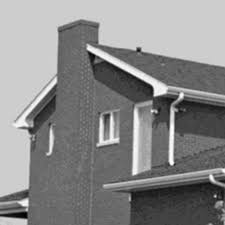
#> input picture Assignments/HW1/TestCorners.jpeg, 225 x 225 px
$ python -i script.py   (imports and definitions only)
#> lines starting #> are read from the running program, lines starting #| are printed output that depends on the picture; after the words box and inside, x2 and y2 are one past the last pixel; in counts of white or black regions, pixels touching at a corner belong together
### Assignments/HW2/library.py
import numpy as np
import cv2
import math

def inrange(q0,i,q1,j,h,w):
  if (q0+i>=h) or (q0+i)<0 or (q1+j>=w) or (q1+j<0):
    return 0
  else:
    return 1

# [47 lines left out: functions click_event, floodfill, floodfill_separate, not called in this run]

def floodfill_separate_dt(image,outimg,height,width,seedx,seedy,new_color):
  """seedx is column, seedy is row"""
  frontier=[]
  old_color=image[seedy][seedx]
  if(old_color==new_color):
    return
  frontier.append([seedy,seedx])
  outimg[seedy][seedx] = new_color
  while len(frontier)!=0:
    q = frontier.pop(len(frontier)-1)
    for i in range(-1,2):
      for j in range(-1,2):
        if inrange(q[0],i,q[1],j,height,width):
          if image[q[0]+i][q[1]+j] == old_color and outimg[q[0]+i][q[1]+j]!=new_color:
            frontier.append([q[0]+i,q[1]+j])
            outimg[q[0]+i][q[1]+j]=new_color

  return outimg


# [18 lines left out: function Double_Threshold, not called in this run]


def CC_FloodFill(img,height,width):
  outimg = np.zeros((height,width),dtype=int)
  label = 40
  components=0
  comp_labels=[]
  for i in range(0,height):
    for j in range(0,width):
      if img[i][j]==255 and outimg[i][j]==0:
        outimg=floodfill_separate_dt(img,outimg,height,width,j,i,label)
        comp_labels.append(label)
        components = components + 1
        label = label + 20

  return components,comp_labels,outimg


def Region_Properties2(img,hsvimg,height,width,num_comps,comp_labels):

  lambda1=[0]*num_comps
  lambda2=[0]*num_comps
  theta=[0]*num_comps

  m10=[0]*num_comps
  m01=[0]*num_comps
  m00=[0]*num_comps
  m11=[0]*num_comps
  mu11=[0]*num_comps
  m02=[0]*num_comps
  m20=[0]*num_comps
  mu02=[0]*num_comps
  mu20=[0]*num_comps
  xc=[0]*num_comps
  yc=[0]*num_comps
  avg_hue=[0]*num_comps
  avg_sat=[0]*num_comps

  for index in range(0,num_comps):
    comp=comp_labels[index]
    rows,cols=np.where(img==comp)

    for(i,j) in zip(rows,cols):
      m10[index]=m10[index]+i
      m01[index]=m01[index]+j
      m00[index]=m00[index]+1
      m11[index]=m11[index]+i*j
      m02[index] = m02[index]+j*j
      m20[index] = m20[index]+i*i
      avg_hue[index] = avg_hue[index]+hsvimg[i,j,0]
      avg_sat[index] = avg_sat[index]+hsvimg[i,j,1]
    i=index
    avg_hue[i]=avg_hue[i]/m00[i]
    avg_sat[i]=avg_sat[i]/m00[i]
    xc[i]=m10[i]/m00[i]
    yc[i]=m01[i]/m00[i]
    mu20[i]=m20[i]-xc[i]*m10[i]
    mu02[i]=m02[i]-yc[i]*m01[i]
    mu11[i]=m11[i]-yc[i]*m10[i]
    lambda1[i]=(1/(2*m00[i]))*(mu20[i]+mu02[i]+math.sqrt((mu20[i]-mu02[i])**2+4*(mu11[i]**2)))
    lambda2[i]=(1/(2*m00[i]))*(mu20[i]+mu02[i]-math.sqrt((mu20[i]-mu02[i])**2+4*(mu11[i]**2)))
    theta[i]=0.5*math.atan2(2*mu11[i],mu20[i]-mu02[i])

#     print("component " + str(comp_labels[i]) + " center: "+str(xc[i])+","+str(yc[i]))


  return m00,xc,yc,lambda1,lambda2,theta,avg_hue,avg_sat

# [102 lines left out: functions isFrontOn, isLeftOn, moveFwd, WallFollow2, not called in this run]


### Assignments/HW2/script.py
#Coding Credits: ECPE 124/293 students Zhao Do and Robert Miller
#Instructor: Vivek K. Pallipuram
#Cite: Digital Image Processing, University of the Pacific, 2024, Dr. Pallipuram
import cv2
import numpy as np
from tkinter import Tk     # from tkinter import Tk for Python 3.x
from tkinter.filedialog import askopenfilename
import library as lb
from tkinter import filedialog
import math
import os
import argparse


class ClickCapture:
  def __init__(self):
    self.mouse_clicks = []  # List to store clicked locations

  # [4 lines left out: function mouse_callback, not called in this run]

  def analysis(self,filename):


#> called with filename = '../HW1/TestCorners.jpeg'
    f=open('training.csv','a')
    image = cv2.imread(filename)
#> image is the input picture: shape (225, 225, 3); min 0, max 255, mean 136.5
    file_name=os.path.basename(filename)
    if image is None:
      print("Error: Image not found.")
      return

    # Resize the image while maintaining aspect ratio
    target_width = 500
    aspect_ratio = image.shape[1] / image.shape[0]
#> aspect_ratio = 1
    target_height = int(target_width / aspect_ratio)
#> target_height = 500
    image = cv2.resize(image, (target_width, target_height))
#> image: shape (500, 500, 3)

    imgarea=image.shape[0]*image.shape[1]
#> imgarea = 250000

    # Crop 30 pixels from the left
    image = image[:, 30:]
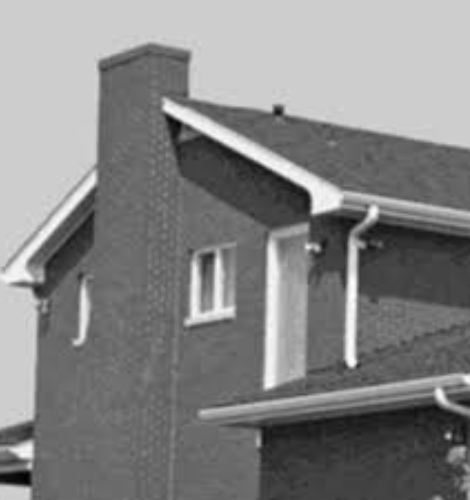
#> image: shape (500, 470, 3); min 0, max 255, mean 132.8

    # Convert the image to HSV color space for color-based segmentation
    hsv = cv2.cvtColor(image, cv2.COLOR_BGR2HSV)
#> hsv: shape (500, 470, 3); mean H, S, V 0, 0, 132.8

    # Define HSV range for high-temperature colors (white, red, orange)
    lower_red1 = np.array([0, 50, 50])
    upper_red1 = np.array([10, 255, 255])
    lower_red2 = np.array([170, 50, 50])
    upper_red2 = np.array([180, 255, 255])
    lower_orange = np.array([11, 50, 50])
    upper_orange = np.array([25, 255, 255])
    lower_white = np.array([0, 0, 200])
    upper_white = np.array([180, 55, 255])

    # Create masks for red, orange, and white colors
    mask_red1 = cv2.inRange(hsv, lower_red1, upper_red1)
#> mask_red1: shape (500, 470); every value is 0
    mask_red2 = cv2.inRange(hsv, lower_red2, upper_red2)
    mask_orange = cv2.inRange(hsv, lower_orange, upper_orange)
    mask_white = cv2.inRange(hsv, lower_white, upper_white)
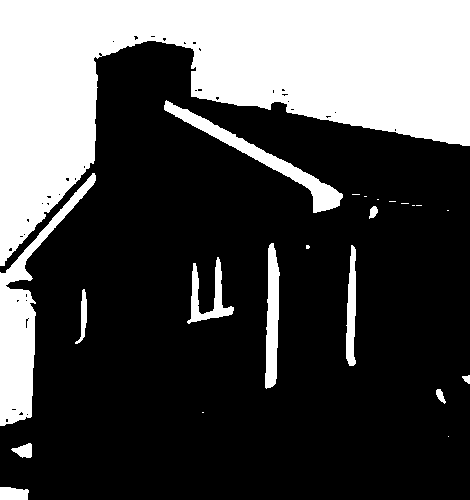
#> mask_white: shape (500, 470); 30.4% white; 23 white regions (11 under 20 px)

    # Combine the masks
    combined_mask = cv2.bitwise_or(mask_red1, mask_red2)
    combined_mask = cv2.bitwise_or(combined_mask, mask_orange)
    combined_mask = cv2.bitwise_or(combined_mask, mask_white)

    # Find contours in the combined mask (thermal areas)
    contours, _ = cv2.findContours(combined_mask, cv2.RETR_EXTERNAL, cv2.CHAIN_APPROX_SIMPLE)
#> contours = 23 contours, 11 with area under 20; largest, box (x1, y1, x2, y2) and area: (0, 0, 470, 266) 57859, (0, 173, 96, 426) 5563, (164, 100, 343, 213) 2498, (265, 243, 280, 389) 1397, (187, 257, 234, 324) 870
    height=image.shape[0]
#> height = 500
    width=image.shape[1]
#> width = 470

    binary_image = np.zeros((image.shape[0],image.shape[1]), dtype=np.uint8)

# Draw the contours on the binary image
#  cv2.drawContours(binary_image, contours, -1, (255), thickness=cv2.FILLED)

    thresholdarea=0.01*height*width
#> thresholdarea = 2350
    for contour in contours:
      if cv2.contourArea(contour) > thresholdarea:
        cv2.drawContours(binary_image, [contour], -1, (255), thickness=cv2.FILLED)
#> this loop made 23 passes
#> contour on passes 3, 4, 12, 14, 15, 16, 17, 18, 19, 20: [[448, 436]], [[202, 412], [203, 412]], [[447, 210], [448, 210]], [[416, 205], [421, 205]], [[412, 205], [414, 205]], [[401, 203], [408, 203]], [[389, 201], [395, 201]], [[377, 199], [378, 199]], [[364, 196], [366, 196]], [[352, 194], [359, 194]]
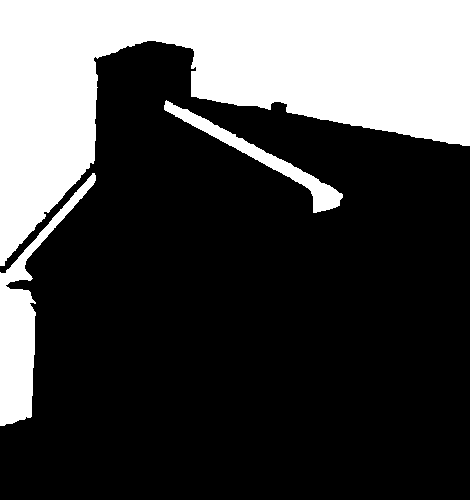
#> binary_image: shape (500, 470); 28.6% white; 3 white regions, box (x1, y1, x2, y2) and area: (0, 0, 470, 266) 58642, (0, 173, 96, 426) 5856, (164, 100, 343, 213) 2697
# Now 'binary_image' has contours filled with 255 and the rest as 0
    cv2.namedWindow("binary image")
    cv2.imshow('Binary Image', binary_image)
    cv2.waitKey(0)

    components,comp_labels,compimg = lb.CC_FloodFill(binary_image,height,width)
#> the loop in CC_FloodFill, `for i in range(0,height):` made 500 passes
#> after the loop in CC_FloodFill, `for i in range(0,height):`:
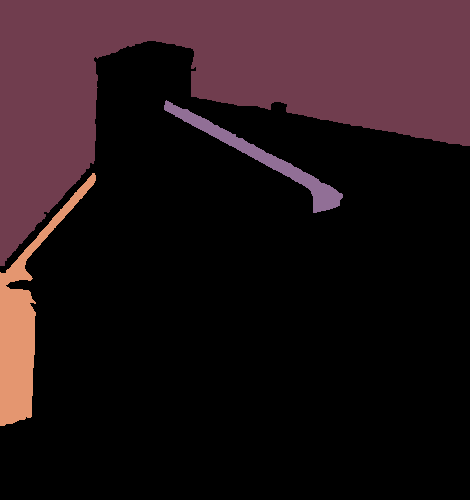
#> outimg: shape (500, 470) int64; 4 distinct labels, from 0 to 80; one colour per label, 0 black
#> after the loop in CC_FloodFill, `for i in range(0,height):`: comp_labels = [40, 60, 80]; components = 3; label = 100
#> components = 3; comp_labels = [40, 60, 80]
    print(comp_labels)
#| [40, 60, 80]

    cv2.namedWindow("components image")
    cv2.setMouseCallback("components image", self.mouse_callback)
  #cv2.waitKey(0)

    while True:
       cv2.imshow("components image",compimg.astype(np.uint8))
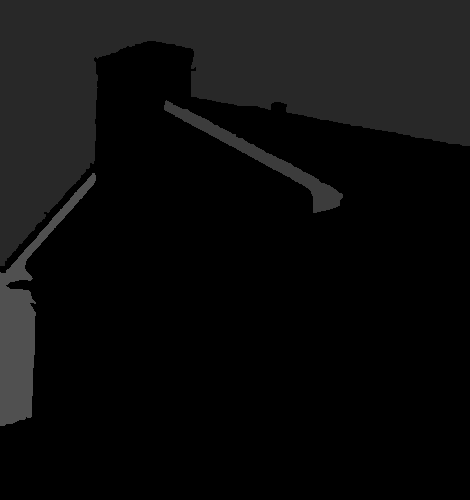
#> window 'components image': shape (500, 470); min 0, max 80, mean 12.7
       if cv2.waitKey(1) == 27:  # Press Esc to exit
#> (key Esc is pressed here)
          break

    print(self.mouse_clicks)

    labels=[]
    for features in self.mouse_clicks:
      labels.append(compimg[int(features[1]),int(features[0])])
#> after the loop, labels = []
    print(labels)

  #m00,xc,yc,lambda1,lambda2,theta = lb.Region_Properties(compimg,height,width,components,comp_labels)
    m00,xc,yc,lambda1,lambda2,theta,avg_hue,avg_sat = lb.Region_Properties2(compimg,hsv,height,width,len(labels),labels)
#> m00 = []; xc = []; yc = []; lambda1 = []; lambda2 = []; theta = []; avg_hue = []; avg_sat = []

    perimeter=[]
    for label in labels:
      perimeter.append(lb.WallFollow2(compimg,height,width,label))
#> this loop made 0 passes
#> after the loop, perimeter = []

    print("distinct objects:")
    print(len(xc))
#| 0
    color=(0,0,255)

    for i in range(0,len(xc)):
      max_index=i
      if lambda1[i]<=0 or lambda2[i]<=0:
        print("not objs")
        print(comp_labels[i],m00[i],xc[i],yc[i],lambda1[i],lambda2[i],0.01*height*width)
        continue
      print(comp_labels[i],xc[i],yc[i],abs(lambda1[i]-lambda2[i])/lambda1[i],m00[i])
      ecc=abs(lambda1[i]-lambda2[i])/lambda1[i]
      objectclass=input('for location'+str(xc[i])+','+str(yc[i])+' enter object class')
      temperature=input('for location'+str(xc[i])+','+str(yc[i])+' enter estimated temperature')

      f.write('\n'+file_name+','+str(xc[i])+','+str(yc[i])+','+str(m00[i]/imgarea)+','+str(ecc)+','+str(theta[i])+','+str(perimeter[i])+','+str(avg_hue[i]) + ',' + str(avg_sat[i]) + ',' + objectclass+','+str(temperature))
      image = cv2.circle(image, (int(yc[max_index]),int(xc[max_index])), 20, (255,255,0), 2)
      x1=int(xc[i]+math.sqrt(lambda1[i])*math.cos(theta[i]))
      y1=int(yc[i]+math.sqrt(lambda1[i])*math.sin(theta[i]))
      image=cv2.line(image,(int(yc[i]),int(xc[i])),(y1,x1),color,2)
      x1=int(xc[i]-math.sqrt(lambda1[i])*math.cos(theta[i]))
      y1=int(yc[i]-math.sqrt(lambda1[i])*math.sin(theta[i]))
      image=cv2.line(image,(int(yc[i]),int(xc[i])),(y1,x1),color,2)

      x1=int(xc[i]+math.sqrt(lambda2[i])*math.cos(math.pi/2 + theta[i]))
      y1=int(yc[i]+math.sqrt(lambda2[i])*math.sin(math.pi/2 + theta[i]))
      image=cv2.line(image,(int(yc[i]),int(xc[i])),(y1,x1),color,2)
      #the other way
      x1=int(xc[i]-math.sqrt(lambda2[i])*math.cos(math.pi/2+theta[i]))
      y1=int(yc[i]-math.sqrt(lambda2[i])*math.sin(math.pi/2+theta[i]))
      image=cv2.line(image,(int(yc[i]),int(xc[i])),(y1,x1),color,2)

    cv2.namedWindow("color image")
    cv2.imshow("color image",image)
    cv2.waitKey(0)
#close windows
    cv2.destroyAllWindows()
    f.close()
  #mouse_clicks=[]

# [55 lines left out: functions read_files_from_starting_point, read_files_with_offset, not called in this run]

# [9 lines not run here, left out]
  #analysis(f,filename)

>>> result = ClickCapture().analysis('../HW1/TestCorners.jpeg')
